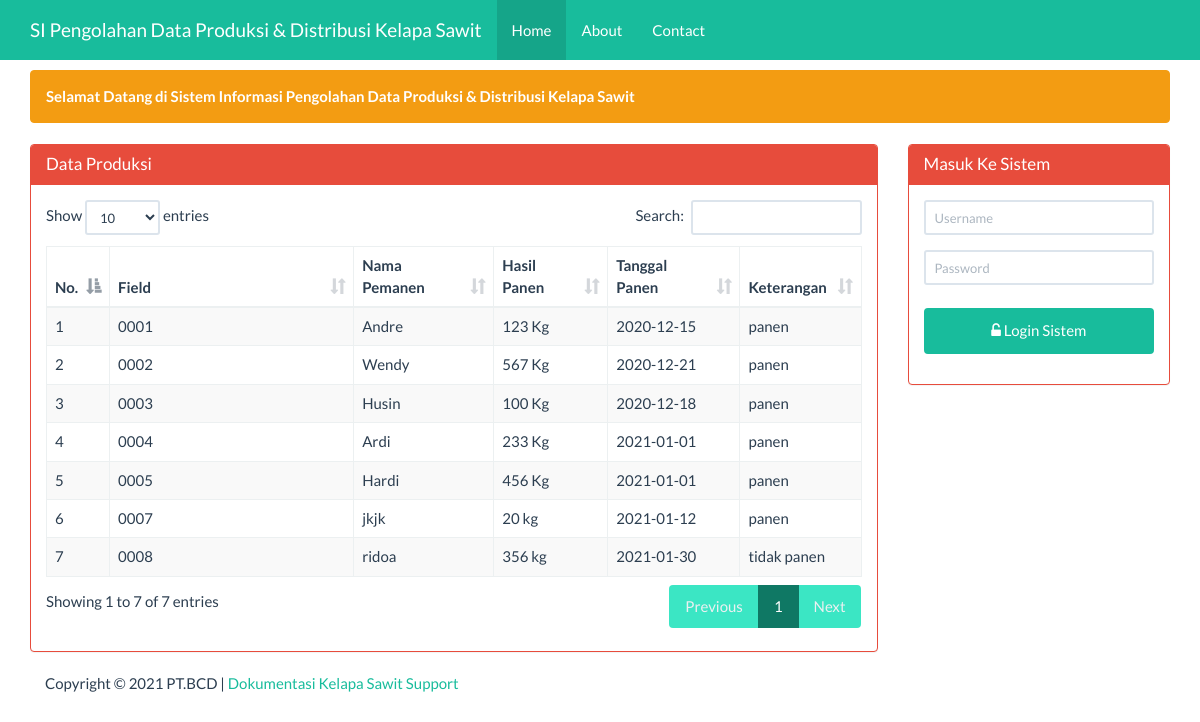
The page / on the database its author committed.
### tables this page shows
CREATE TABLE `tbl_hasilpanen` (
  `id` int(5) NOT NULL,
  `laporan` varchar(25) NOT NULL,
  `no_field` varchar(25) NOT NULL,
  `nama_pemanen` varchar(100) NOT NULL,
  `hasil_panen` varchar(50) NOT NULL,
  `tgl_panen` date NOT NULL,
  `keterangan` varchar(100) NOT NULL
);

### beranda.php (the view, shortened to what this page needs)
<div class="container">
    <div class="row">
        <div class ="col-xs-12">
            <div class="alert alert-warning">
                <strong>Selamat Datang di Sistem Informasi Pengolahan Data Produksi & Distribusi Kelapa Sawit</strong>
            </div>
        </div>
    </div>
    <div class="row">
        <div class="col-sm-9 col-xs-12">
            <div class="panel panel-danger">
                <div class="panel-heading">
                    <h3 class="panel-title">Data Produksi</h3>
                </div>
                <div class="panel-body">
                     <table id="dtskripsi" class="table table-bordered table-striped table-hover">
                        <thead>
                            <tr>
                                <th>No.</th><th width="30%">Field</th><th>Nama Pemanen</th><th>Hasil Panen</th><th>Tanggal Panen</th><th>Keterangan</th>
                            </tr>
                        </thead>
                        <tbody>
                            <?php
                            $sql = "SELECT * FROM tbl_hasilpanen";
                            $query = mysqli_query($koneksi, $sql) or die("SQL Anda Salah");
                            $nomor = 0;
                            while ($data = mysqli_fetch_array($query)) {
                                $nomor++;
                                ?>
                                <tr>
                                    <td><?= $nomor ?></td>
                                    <td><?= $data['no_field'] ?></td>
                                    <td><?= $data['nama_pemanen'] ?></td>
                                    <td><?= $data['hasil_panen'] ?></td>
                                    <td><?= $data['tgl_panen'] ?></td>
                                    <td><?= $data['keterangan'] ?></td>
                                </tr>
                            <?php } ?>
                        </tbody>
                    </table>
                </div>
            </div>
        </div>
        <div class="col-sm-3 col-xs-12">
            <?php if (isset($_SESSION['username'])) { ?>
            <div class="alert alert-info">
                <strong>Welcome <?=$_SESSION['nama']?></strong>
            </div>
            <?php
           } else { ?>
            <div class="panel panel-danger">
                <div class="panel-heading">
                    <h3 class="panel-title">Masuk Ke Sistem</h3>
                </div>
                <div class="panel-body">
                    <form class="form-horizontal" action="proses_login.php" method="post">
                        <div class="form-group">
                            <div class="col-sm-12">
                                <input type="text" name="user" class="form-control input-sm"
                                   placeholder="Username" required="" autocomplete="off"/>
                            </div>
                        </div>
                        <div class="form-group">
                            <div class="col-sm-12">
                                <input type="password" name="pwd" class="form-control input-sm"
                                   placeholder="Password" required="" autocomplete="off"/>
                            </div>
                        </div>
                        <div class="form-group">
                            <div class="col-sm-12">
                                <button type="submit" name="login" value="login"
                                        class="btn btn-success btn-block"><span class="fa fa-unlock-alt"></span>
                                    Login Sistem
                                </button>
                            </div>
                    </form>
                </div>
            </div>
        </div>
            <?php } ?>
    </div>
</div>

### index.php (shortened to what this page needs)
<!DOCTYPE html>
<html>
    <head>
        <link href="Assets/css/bootstrap.min.css" rel="stylesheet" type="text/css"/>
        <link href="Assets/css/dataTables.bootstrap.min.css" rel="stylesheet" type="text/css"/>
        <link href="Assets/font-awesome-4.5.0/css/font-awesome.min.css" rel="stylesheet" type="text/css"/>
    </head>
    <body>
        <?php
        require 'menu.php';
        ?>
        <?php
        require 'content.php';
        ?>
        <?php
        require 'footer.php';
        ?>
    </body>
    </html>

### menu.php (shortened to what this page needs)
<nav class="navbar navbar-inverse navbar-fixed-top">
    <div class="container">
        <div class="navbar-header">
            <a class="navbar-brand" href="?page=utama">SI Pengolahan Data Produksi & Distribusi Kelapa Sawit</a>
        </div>
        <div id="navbar" class="navbar-collapse collapse">
            <ul class="nav navbar-nav">
                <li class="active"><a href="?">Home</a></li>
                <li><a href="?page=about&actions=tampil">About</a></li>
                <li><a href="?page=kontak&actions=tampil">Contact</a></li>
            </ul>
        </div>
    </div>
</nav>

### content.php (shortened to what this page needs)
<?php
@$page=$_GET['page'];
if(empty ($page)){
    require 'beranda.php';
}

### footer.php
<div class="container">
    <div class="row">
        <div class="col-xs-12">
            Copyright &COPY; <?= date('Y')?> PT.BCD |
            <a href="#">Dokumentasi</a>
            <a href="#">Kelapa Sawit</a>
            <a href="#">Support</a>
        </div>
    </div>
</div>

### index.php (style rules this page uses)
body { margin-top:70px; }
button { background-color: #4CAF50; color: white; padding: 14px 20px; margin: 8px 0; border: none; cursor: pointer; width: 100%; }

### rows shown on the page
tbl_hasilpanen: no_field "0001", nama_pemanen "Andre", hasil_panen "123 Kg", tgl_panen "2020-12-15", keterangan "panen"
tbl_hasilpanen: no_field "0002", nama_pemanen "Wendy", hasil_panen "567 Kg", tgl_panen "2020-12-21", keterangan "panen"
tbl_hasilpanen: no_field "0003", nama_pemanen "Husin", hasil_panen "100 Kg", tgl_panen "2020-12-18", keterangan "panen"
tbl_hasilpanen: no_field "0004", nama_pemanen "Ardi", hasil_panen "233 Kg", tgl_panen "2021-01-01", keterangan "panen"
tbl_hasilpanen: no_field "0005", nama_pemanen "Hardi", hasil_panen "456 Kg", tgl_panen "2021-01-01", keterangan "panen"
tbl_hasilpanen: no_field "0007", nama_pemanen "jkjk", hasil_panen "20 kg", tgl_panen "2021-01-12", keterangan "panen"
tbl_hasilpanen: no_field "0008", nama_pemanen "ridoa", hasil_panen "356 kg", tgl_panen "2021-01-30", keterangan "tidak panen"
